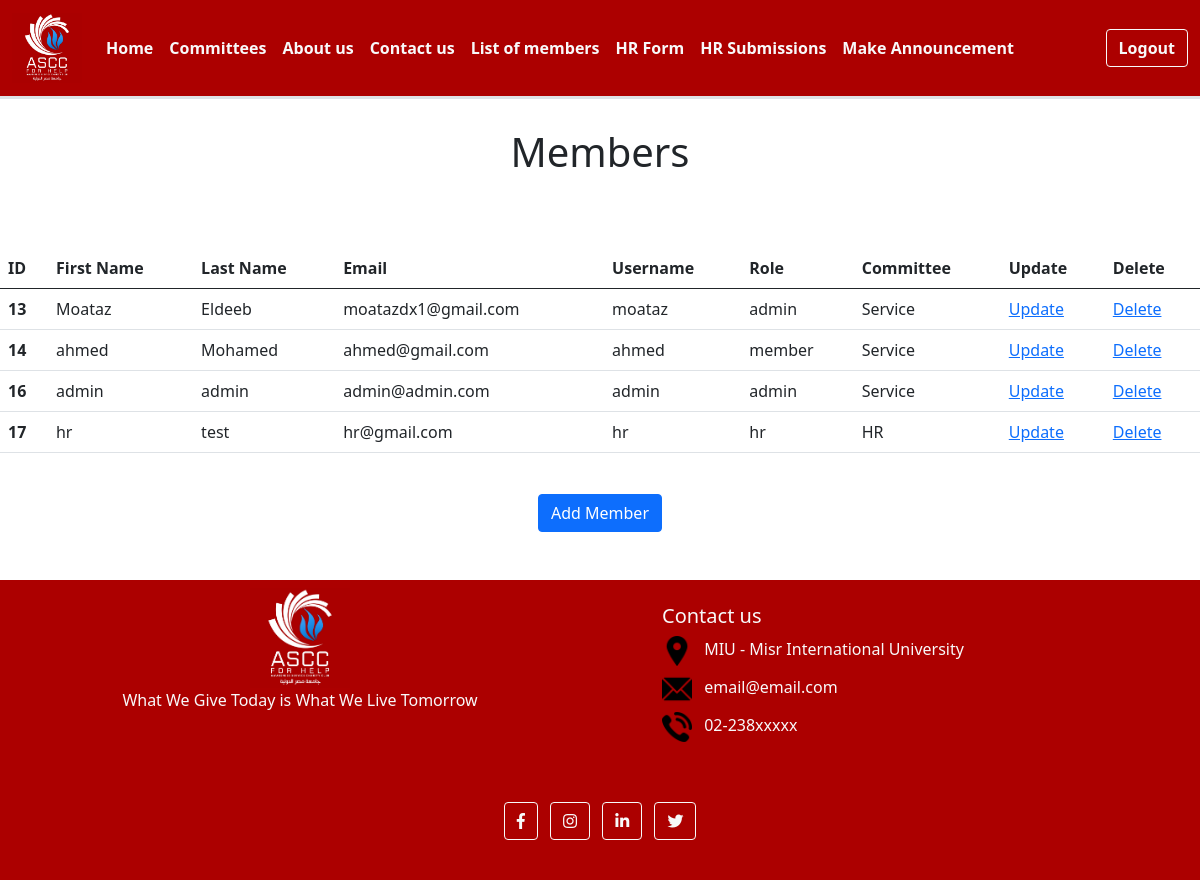
Page /list (signed in) on the earlier database version.
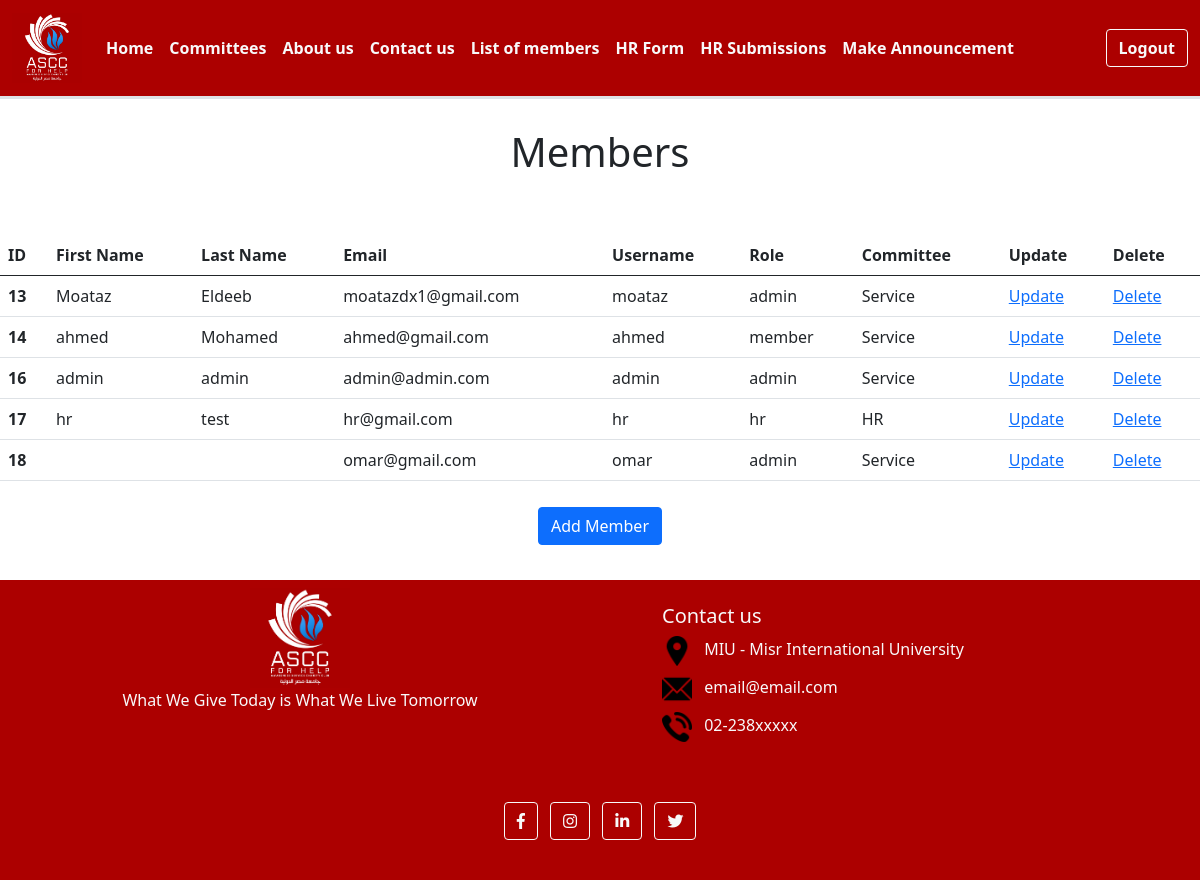
Same page on the later database version.
### Asec/models.py (models this page shows, shortened)
class User(AbstractUser):
    committeeId = models.ForeignKey("Committee", default=1,on_delete=models.CASCADE)
    roleId = models.ForeignKey("Role",default=1, on_delete=models.CASCADE)

class Role(models.Model):
    name = models.CharField(max_length=20)
    urlId = models.ManyToManyField("Urls")

class Committee(models.Model):
    name = models.CharField(max_length=30)
    description = models.CharField(max_length=255)
    photo = models.CharField(max_length=30)
    headId = models.ForeignKey("User", on_delete=models.CASCADE)

### Asec/views.py (the view)
# urls.py: path("list",views.list_members,name="list"),
def list_members(request):
    if is_allowed(request,'list'):
        members = User.objects.all()
        return render(request,"Admin/List_of_members.html",{"members": members})
    else:
        return HttpResponse("<h2>Page requires admin previliges</h2>")

### Asec/views.py (called while the page is built)
def is_allowed(request, urlName):
    if request.user.is_anonymous:
        return False
    else:
        roleId = Role.objects.get(id= request.user.roleId.pk)
        url = Urls.objects.get(name= urlName)
        return url.role_set.filter(pk=roleId.pk).exists()

### Asec/Templates/Admin/List_of_members.html
{% extends "General/layout.html" %}
{% block content %}
<h1 class="my-5 text-center">Members</h1>
<table class="table">
  <thead>
    <tr>
      <th scope="col">ID</th>
      <th scope="col">First Name</th>
      <th scope="col">Last Name</th>
      <th scope="col">Email</th>
      <th scope="col">Username</th>
      <th scope="col">Role</th>
      <th scope="col">Committee</th>
      <th scope="col">Update</th>
      <th scope="col">Delete</th>
    </tr>
  </thead>
  <tbody>
    {% for member in members%}
      <tr>
        <th scope="row">{{member.id}}</th>
        <td>{{member.first_name}}</td>
        <td>{{member.last_name}}</td>
        <td>{{member.email}}</td>
        <td>{{member.username}}</td>
        <td>{{member.roleId.name}}</td>
        <td>{{member.committeeId.name}}</td>
        <td><a href="update/{{ member.id }}">Update</a></td>
        <td><a href="delete/{{ member.id }}">Delete</a></td>
      </tr>
    {% endfor %}
  </tbody>
</table>
<div class="text-center text-light">
  <a class="btn btn-primary btn-block mb-4" href="/add"> Add Member</a>
</div>
{% endblock %}

### Asec/Templates/General/layout.html (shortened to what this page needs)
{% load static %}
<!DOCTYPE html>
<html>
	<head>
		<link rel="stylesheet" href="{% static 'styles/general.css' %}">
		<link
			href="https://cdn.jsdelivr.net/npm/bootstrap@5.0.2/dist/css/bootstrap.min.css"
			rel="stylesheet"
		/>
		<link rel="stylesheet" href="//use.fontawesome.com/releases/v5.0.7/css/all.css">
	</head>
	<body>
		<nav
			class="navbar navbar-expand-lg fixed-top navbar-light border-bottom border-3"
			style="background-color: rgb(172, 0, 0)"
		>
			<div class="container-fluid">
				<a class="navbar-brand" href="#">
                    <img src="{% static 'icons/logo.jpg' %}" alt="" height="70px"/>
                </a>
				<div class="collapse navbar-collapse" id="navbarSupportedContent">
					<ul class="navbar-nav me-auto mb-2 mb-lg-0">
						<li class="nav-item">
							<a class="nav-link active fw-bold text-light" aria-current="page" href="{% url 'announcements'%}"
								>Home</a
							>
						</li>
						<li class="nav-item">
							<a class="nav-link active fw-bold text-light" href="{% url 'main'%}">Committees</a>
						</li>
						<li class="nav-item">
							<a class="nav-link active fw-bold text-light" href="{% url 'about_us'%}">About us</a>
						</li>
						<li class="nav-item">
							<a class="nav-link active fw-bold text-light" href="#contact-us">Contact us</a>
						</li>
						{% if user.roleId.name == "hr" or user.roleId.name == "admin"%}
						<li class="nav-item">
							<a class="nav-link active fw-bold text-light" href="{% url 'list'%}">List of members</a>
						</li>
						{% endif %}
						{% if user.is_anonymous%}
						{%else%}
							<li class="nav-item">
								<a class="nav-link active fw-bold text-light" href="{% url 'HR_form'%}">HR Form</a>
							</li>
							{% if user.roleId.name == "hr" or user.roleId.name == "admin"%}
							<li class="nav-item">
								<a class="nav-link active fw-bold text-light" href="{% url 'tracker'%}">HR Submissions</a>
							</li>
							{% endif %}
							{% if user.roleId.name == "admin"%}
							<li class="nav-item">
								<a class="nav-link active fw-bold text-light" href="{% url 'admin_view'%}">Make Announcement</a>
							</li>
							{% endif %}
						{% endif %}
					</ul>
					<div class="d-flex">
						{% if user.is_authenticated %}
							<a href="{% url 'logout' %}"class="btn btn-outline-light fw-bold" href="#">Logout</a>
						{% else %}
							<a href="{% url 'login' %}"class="btn btn-outline-light fw-bold" href="#">Login</a>
						{% endif %}
					</div>
				</div>
			</div>
		</nav>
		<div class="flex-wrapper">
		{% block content %}
        {% endblock %}
		<footer
			class="container-fluid text-light"
			style="height: 300px; background-color: rgb(172, 0, 0)"
		>
			<div class="row justify-content-around">
				<div class="col-sm-5 mt-2 text-center">
					<img class="logo-picture" src="{% static 'icons/logo.jpg' %}" alt="" height="100px"/>
					<div class="container">
						What We Give Today is What We Live Tomorrow
					</div>
				</div>
				<div class="col-sm-5 mt-4">
					<h5>Contact us</h5>
					<div class="my-2">
						<img class="me-2" src="{% static 'icons/location.png' %}" alt="" height="30px" />
						MIU - Misr International University
					</div>
					<div class="my-2">
						<img class="me-2" src="{% static 'icons/email.png' %}" alt="" height="30px" />
						email@email.com
					</div>
					<div class="my-2">
						<img class="me-2" src="{% static 'icons/phone.png' %}" alt="" height="30px" />
						02-238xxxxx
					</div>
				</div>
			</div>
			<div class="mb-4 text-center mt-5" id="contact-us">
				<a class="btn btn-outline-light btn-floating m-1" href="https://www.facebook.com/ASCCforHelp/?mibextid=LQQJ4d" role="button" target="_blank"
				><i class="fab fa-facebook-f"></i
				></a>
				<a class="btn btn-outline-light btn-floating m-1" href="https://instagram.com/asccforhelpmiu?igshid=MWI4MTIyMDE=" role="button" target="_blank"
					><i class="fab fa-instagram"></i
				></a>
				<a class="btn btn-outline-light btn-floating m-1" href="https://www.linkedin.com/company/ascc-for-help-miu/" role="button" target="_blank"
					><i class="fab fa-linkedin-in"></i
				></a>
				<a class="btn btn-outline-light btn-floating m-1" href="https://twitter.com/ASCCFORHELP" role="button" target="_blank"
					><i class="fab fa-twitter"></i
				></a>
			</div>
		</footer>
	</div>
	</body>
</html>

### Asec/static/styles/general.css (style rules this page uses)
body { margin: 0; padding-top: 80px; background-color: rgb(250, 250, 250); }
.flex-wrapper { display: flex; min-height: 100vh; flex-direction: column; justify-content: space-between; }

### Asec/Templates/General/layout.html (style rules this page uses)
.flex-wrapper { display: flex; min-height: 100vh; flex-direction: column; justify-content: space-between; }

Differences in the rows shown:
added User: id "18", email "omar@gmail.com", username "omar", roleId.name "admin", committeeId.name "Service"
